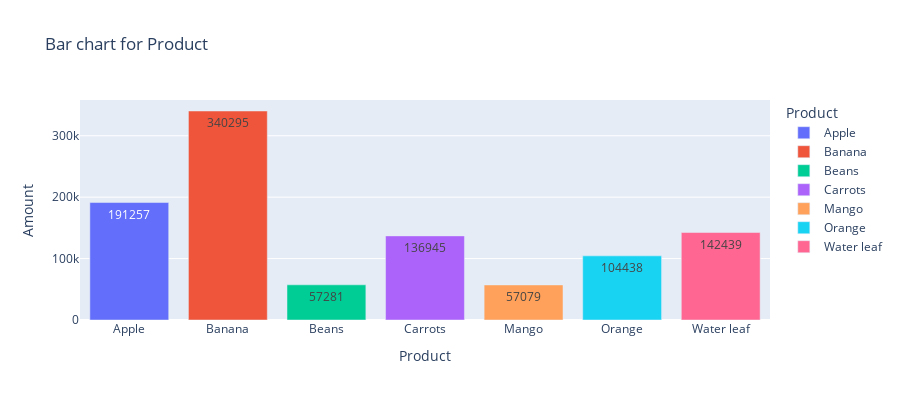

Here is the notebook cell this chart was saved with:
### Code cell
px.bar(all_products,x="Product",y="Amount",text="Amount",color="Product", title="Bar chart for Product", height=400)

### Figure 1 — Plotly figure (JSON) as saved in the notebook; plotly's stock layout.template omitted (floating-point values rounded to 4 significant figures)
{"data": [{"alignmentgroup": "True", "hovertemplate": "Product=%{x}<br>Amount=%{text}<extra></extra>", "legendgroup": "Apple", "marker": {"color": "#636efa", "pattern": {"shape": ""}}, "name": "Apple", "offsetgroup": "Apple", "orientation": "v", "showlegend": true, "text": [191257], "textposition": "auto", "type": "bar", "x": ["Apple"], "xaxis": "x", "y": [191257], "yaxis": "y"}, {"alignmentgroup": "True", "hovertemplate": "Product=%{x}<br>Amount=%{text}<extra></extra>", "legendgroup": "Banana", "marker": {"color": "#EF553B", "pattern": {"shape": ""}}, "name": "Banana", "offsetgroup": "Banana", "orientation": "v", "showlegend": true, "text": [340295], "textposition": "auto", "type": "bar", "x": ["Banana"], "xaxis": "x", "y": [340295], "yaxis": "y"}, {"alignmentgroup": "True", "hovertemplate": "Product=%{x}<br>Amount=%{text}<extra></extra>", "legendgroup": "Beans", "marker": {"color": "#00cc96", "pattern": {"shape": ""}}, "name": "Beans", "offsetgroup": "Beans", "orientation": "v", "showlegend": true, "text": [57281], "textposition": "auto", "type": "bar", "x": ["Beans"], "xaxis": "x", "y": [57281], "yaxis": "y"}, {"alignmentgroup": "True", "hovertemplate": "Product=%{x}<br>Amount=%{text}<extra></extra>", "legendgroup": "Carrots", "marker": {"color": "#ab63fa", "pattern": {"shape": ""}}, "name": "Carrots", "offsetgroup": "Carrots", "orientation": "v", "showlegend": true, "text": [136945], "textposition": "auto", "type": "bar", "x": ["Carrots"], "xaxis": "x", "y": [136945], "yaxis": "y"}, {"alignmentgroup": "True", "hovertemplate": "Product=%{x}<br>Amount=%{text}<extra></extra>", "legendgroup": "Mango", "marker": {"color": "#FFA15A", "pattern": {"shape": ""}}, "name": "Mango", "offsetgroup": "Mango", "orientation": "v", "showlegend": true, "text": [57079], "textposition": "auto", "type": "bar", "x": ["Mango"], "xaxis": "x", "y": [57079], "yaxis": "y"}, {"alignmentgroup": "True", "hovertemplate": "Product=%{x}<br>Amount=%{text}<extra></extra>", "legendgroup": "Orange", "marker": {"color": "#19d3f3", "pattern": {"shape": ""}}, "name": "Orange", "offsetgroup": "Orange", "orientation": "v", "showlegend": true, "text": [104438], "textposition": "auto", "type": "bar", "x": ["Orange"], "xaxis": "x", "y": [104438], "yaxis": "y"}, {"alignmentgroup": "True", "hovertemplate": "Product=%{x}<br>Amount=%{text}<extra></extra>", "legendgroup": "Water leaf", "marker": {"color": "#FF6692", "pattern": {"shape": ""}}, "name": "Water leaf", "offsetgroup": "Water leaf", "orientation": "v", "showlegend": true, "text": [142439], "textposition": "auto", "type": "bar", "x": ["Water leaf"], "xaxis": "x", "y": [142439], "yaxis": "y"}], "layout": {"barmode": "relative", "height": 400, "legend": {"title": {"text": "Product"}, "tracegroupgap": 0}, "title": {"text": "Bar chart for Product"}, "xaxis": {"anchor": "y", "categoryarray": ["Apple", "Banana", "Beans", "Carrots", "Mango", "Orange", "Water leaf"], "categoryorder": "array", "domain": [0, 1], "title": {"text": "Product"}}, "yaxis": {"anchor": "x", "domain": [0, 1], "title": {"text": "Amount"}}}}
